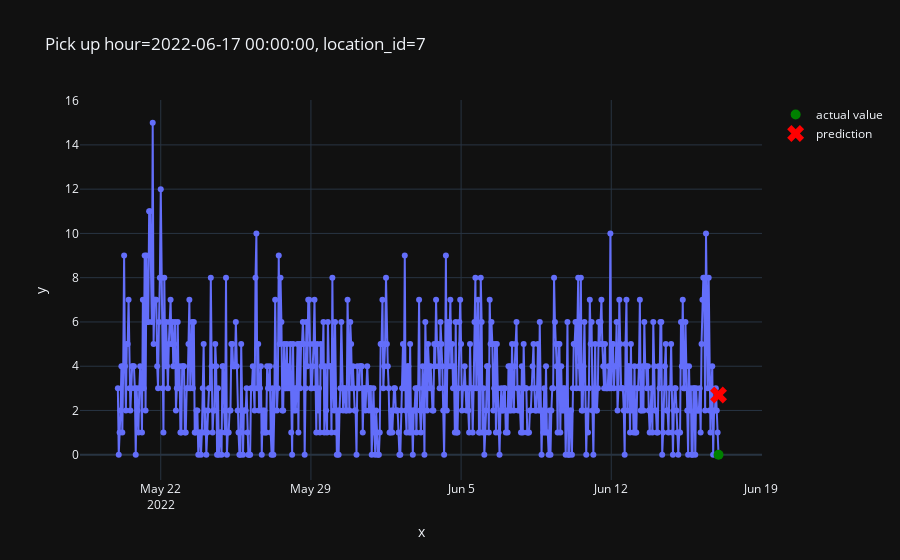

Notebook cell for this chart:
### Code cell
plot_one_sample(
    example_id=1300,
    features=X_test,
    targets=y_test,
    predictions=pd.Series(predictions)
)

### Figure 1 — Plotly figure (JSON) as saved in the notebook; plotly's stock layout.template omitted (floating-point values rounded to 4 significant figures; data arrays with more than 128 entries replaced by an {"elided": "..."} marker saying what was removed)
{"data": [{"hovertemplate": "x=%{x}<br>y=%{y}<extra></extra>", "legendgroup": "", "line": {"color": "#636efa", "dash": "solid"}, "marker": {"symbol": "circle"}, "mode": "lines+markers", "name": "", "orientation": "v", "showlegend": false, "type": "scatter", "x": {"elided": "673 str values"}, "xaxis": "x", "y": {"elided": "673 float values"}, "yaxis": "y"}, {"line": {"color": "green"}, "marker": {"size": 10}, "mode": "markers", "name": "actual value", "type": "scatter", "x": ["2022-06-17T00:00:00.000000000"], "y": [0]}, {"line": {"color": "red"}, "marker": {"size": 15, "symbol": "x"}, "mode": "markers", "name": "prediction", "type": "scatter", "x": ["2022-06-17T00:00:00.000000000"], "y": [2.696]}], "layout": {"legend": {"tracegroupgap": 0}, "title": {"text": "Pick up hour=2022-06-17 00:00:00, location_id=7"}, "xaxis": {"anchor": "y", "domain": [0, 1], "title": {"text": "x"}}, "yaxis": {"anchor": "x", "domain": [0, 1], "title": {"text": "y"}}}}
